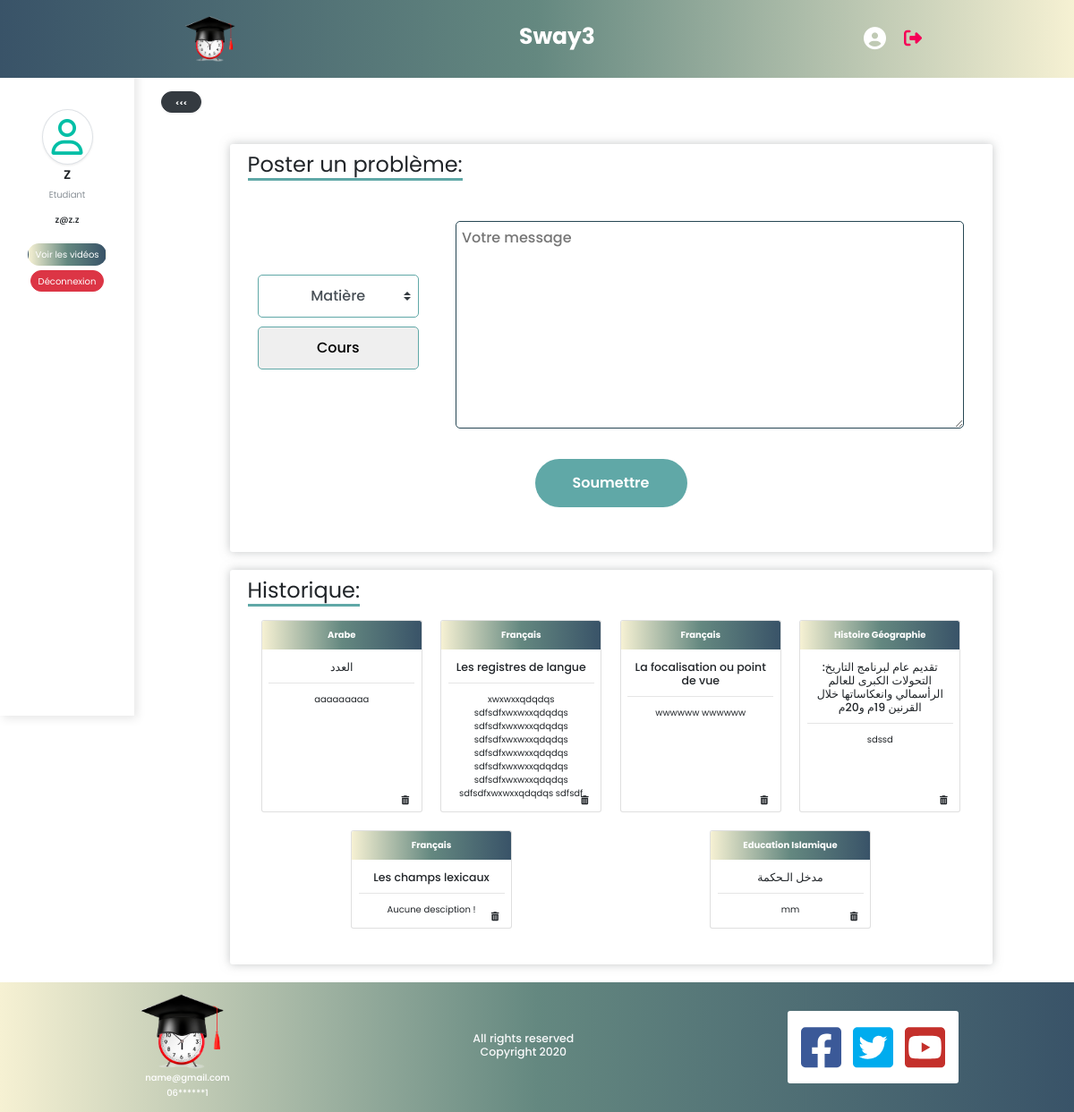
The app's page /Student.php (signed in) with its own data.
### tables this page shows
CREATE TABLE `demande` (
  `iddemande` int(11) NOT NULL,
  `description` text DEFAULT NULL,
  `idetudiantc` int(11) DEFAULT NULL,
  `cours` int(11) NOT NULL,
  `reponce` int(11) NOT NULL
);

CREATE TABLE `matiere` (
  `idmatiere` int(11) NOT NULL,
  `nommatiere` varchar(255) DEFAULT NULL,
  `idfiliere` int(11) DEFAULT NULL
);

CREATE TABLE `cours` (
  `idcours` int(11) NOT NULL,
  `nomcours` varchar(255) DEFAULT NULL,
  `idmatiere` int(11) DEFAULT NULL
);

### Student.php (the view, shortened to what this page needs)
<?php
require("connexion.php");
include "navbar.php";
?>
<div class="vertical-nav pt-lg-5" id="sidebar">
    <div class="mb-4  menu-head text-center">
        <i class="far fa-user img-thumbnail shadow-sm rounded-circle p-3"
           style="font-size: 40px; color: #00BFA6"></i>
        <div class="media d-flex align-items-center ">
            <div class="media-body">
                <h3 class=""><?php
                    if (!empty($_SESSION['mail'])) {
                        echo($_SESSION['firstName'] . ' ' . $_SESSION['lastName']);
                    }
                    ?>
                </h3>
                <p class="font-weight-light text-muted mb-0">Etudiant</p>
            </div>
        </div>
        <div class="mt-4">
            <h6 class='text-center'>
                <?php
                if (!empty($_SESSION['mail'])) {
                    echo("  " . $_SESSION['mail']);
                }
                ?>
            </h6>
        </div>
        <div class="d-flex mt-2 flex-column justify-content-center align-items-center">
            <div class='mt-4 '>
                <a href="#">
                    <button class='btn backOrange rounded-pill'>Voir les vidéos</button>
                </a>
            </div>
            <?php
            if (!empty($_SESSION['mail'])) {
                echo "<div class='mt-2'>
            <a  href=\"logout.php\">
                <button class='btn btn-danger rounded-pill'>Déconnexion</button>
            </a>
            </div>
                ";
            }
            ?>
        </div>
    </div>
</div>
<div class="page-content pl-4" id="content">
    <button class="btn btn-dark bg-dark rounded-pill shadow-sm px-4 m-4" id="sidebarCollapse" type="button">
        <small class="text-uppercase font-weight-bold" id="togl"> <<< </small>
    </button>
    <div class="">
        <div class="Post_problem">
            <form action="addQst.php" method="post">
                <h2 class="historique d-inline-block">Poster un problème:</h2>
                <div class="post_pro d-flex align-items-center">
                    <div class="find_help">
                        <div>
                            <select class="custom-select" name="matiere" id="matiere"
                                    onchange="showCours(this.value)">
                                <option value="" SELECTED disabled>Matière</option>
                            </select>
                        </div>
                        <div>
                            <select class="hour2" name="cours" id="cours">
                                <option value="" SELECTED disabled>Cours</option>
                            </select>
                        </div>
                    </div>
                    <div class="text_message form-group">
                    <textarea name="description" id="message" cols="30" rows="10"
                              placeholder="Votre message"></textarea>
                    </div>
                </div>
                <div>
                    <button class="btn_post" type="submit">Soumettre</button>
                </div>
            </form>
        </div>
        <div class="containers">
            <h2 class="historique d-inline-block bBottom">Historique:</h2>
            <div class="d-flex flex-wrap justify-content-around m-2">
                <?php
                $sql = "SELECT * FROM demande where
               idetudiantc = '" . $_SESSION['userid'] . "'";
                $result = mysqli_query($conn, $sql);
                if (!empty($result)) {
                    $demandes = [];
                    while ($row = mysqli_fetch_array($result)) {
                        array_push($demandes, $row[1]);
                        $requet = "SELECT c.idcours, c.nomcours , m.nommatiere FROM cours c
            INNER JOIN matiere m on c.idmatiere = m.idmatiere where idcours =  '" . $row[3] . "'";
                        $results = mysqli_query($conn, $requet);
                        $row1 = mysqli_fetch_array($results);
                        echo "
                        <div class=\"card mb-4 rounded-lg position-relative m-2\" style=\"width: 18rem;\">
                           <div class=\"card-body  p-0\">
                           <div class='backOrange rounded-top pt-2 p-1 text-center'>
                            <h6 class=\"card-title font-weight-bold mt-2\">$row1[2]</h6>
                            </div>
                            <div class='p-2 m-1 text-center'>
                            <h5 class=\"card-title mt-2\">$row1[1]</h5>
                           <hr>
                            <p class=\"card-text  m-2\">$row[1]</p>
                           </div>
                            <button class='btn deldemande' type='submit' onclick='removeFrom(" . $row['iddemande'] . ")'>
                                 <input type='text' hidden value='" . $row['iddemande'] . "' id='remove_" . $row['iddemande'] . "'>
                                      <i class=\"fas fa-trash-alt\"></i>
                             </button>
                          </div>
                        </div>
                         ";
                    }
                } else {
                    echo "<h5 class=\"activité\">aucune activité</h5>";
                }; ?>
            </div>
        </div>
    </div>
</div>
<?php include 'footer.php';?>

### src/css/main.css (style rules this page uses)
input,select,textarea { outline:none;appearance:unset!important;-moz-appearance:unset!important;-webkit-appearance:unset!important;-o-appearance:unset!important;-ms-appearance:unset!important }
.form-group { position:relative;margin-bottom:25px;overflow:hidden }
.form-group:last-child { margin-bottom:0 }
* { margin:0;padding:0;font-size:16px;font-family:Poppins,sans-serif }
html { scroll-behavior:smooth }
@media (max-width:1675px) { * { font-size:10px } }
.backOrange { background:linear-gradient(90deg,#f6f1d3,#648880,#395368);color:#fff }
body { padding:0;margin:0;min-height:100vh }
.containers { margin:2em auto;max-width:71vw;box-shadow:0 0 11px 0 rgba(149,152,154,.554);padding:2em;border-radius:.3em }
.chart .chart_title_h2,.historique,.Post_problem h2 { font-weight:400;font-size:x-large;border-bottom:3px solid #60a8a7;margin-top:-20px }
.Post_problem { margin:2em auto;max-width:71vw;box-shadow:0 0 11px 0 rgba(149,152,154,.554);padding:2em;border-radius:.3em }
.Post_problem .post_pro { display:flex;justify-content:space-evenly;margin-top:40px }
.Post_problem .post_pro .text_message { margin-left:30px;width:70% }
.Post_problem .post_pro .text_message textarea { font-family:Poppins,sans-serif;width:100%;height:14.5em;border-radius:5px;border:1px solid #264653;padding:6px;font-size:medium;font-weight:500;resize:vertical }
.Post_problem .find_help { display:flex;flex-direction:column }
.Post_problem .find_help select { width:18rem;height:3em;border-radius:5px;border:1px solid #60a8a7;font-weight:500;font-size:medium;margin-bottom:10px;text-align:center;font-family:Poppins,sans-serif;padding:10px }
.btn_post { width:170px;padding:15px;background-color:#60a8a7;color:#fff;border:none;border-radius:49px;margin:30px auto;display:flex;justify-content:center;font-size:medium;font-weight:600 }
.vertical-nav { min-width:15rem;width:15rem;position:fixed;top:0;left:0;box-shadow:3px 3px 10px rgba(0,0,0,.1);transition:all .4s;height:100vh }
.menu-head { position:relative;top:12% }
.page-content { width:calc(100% - 15rem);margin-left:15rem;transition:all .4s }
@media (max-width:1230px) { * { font-size:10px } }
.deldemande { position:absolute!important;bottom:0!important;right:.5em!important }

### records on screen
demande: matiere.nommatiere "Arabe", cours.nomcours "العدد", description "aaaaaaaaa"
demande: matiere.nommatiere "Français", cours.nomcours "Les registres de langue", description "xwxwxxqdqdqs sdfsdfxwxwxxqdqdqs sdfsdfxwxwxxqdqdqs sdfsdfxwxwxxqdqdqs sdfsdfxwxwxxqdqdqs sdfsdfxwxwxxqdqdqs sdfsdfxwxwxxqdqdqs sdfsdfxwxwxxqdqdqs sdfsdf"
demande: matiere.nommatiere "Français", cours.nomcours "La focalisation ou point de vue", description "wwwwww wwwwww"
demande: matiere.nommatiere "Histoire Géographie", cours.nomcours "تقديم عام لبرنامج التاريخ: التحولات الكبرى للعالم الرأسمالي وانعكاساتها خلال القرنين 19م و20م", description "sdssd"
demande: matiere.nommatiere "Français", cours.nomcours "Les champs lexicaux", description "Aucune desciption !"
demande: matiere.nommatiere "Education Islamique", cours.nomcours "مدخل الـحكمة", description "mm"

### other values on screen
$_SESSION['firstName'] "z"
$_SESSION['mail'] "z@z.z"
